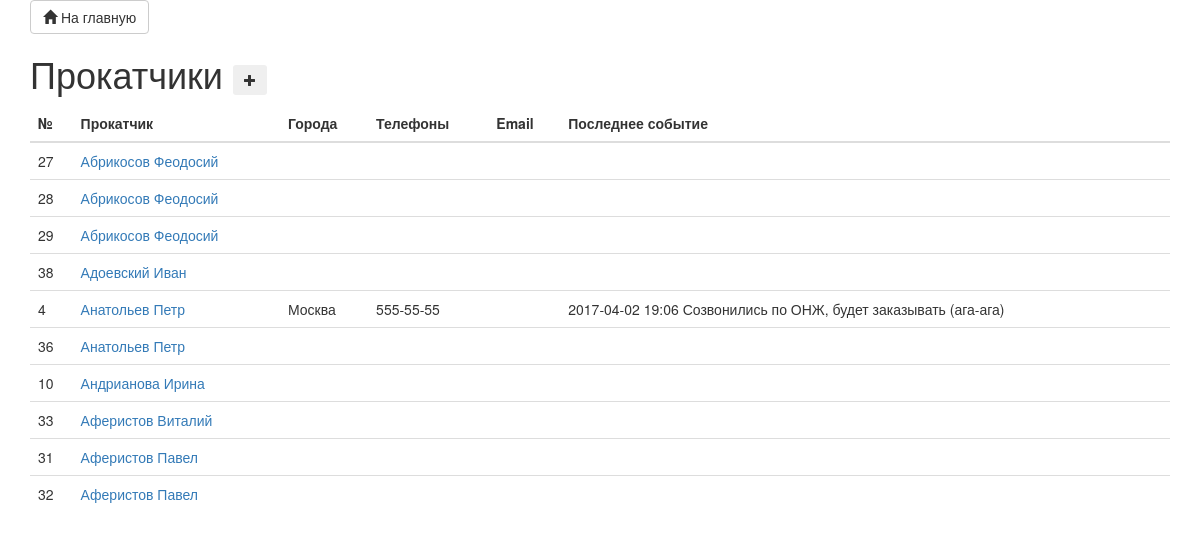
The page /crm/contacts/ on the database as committed earlier.
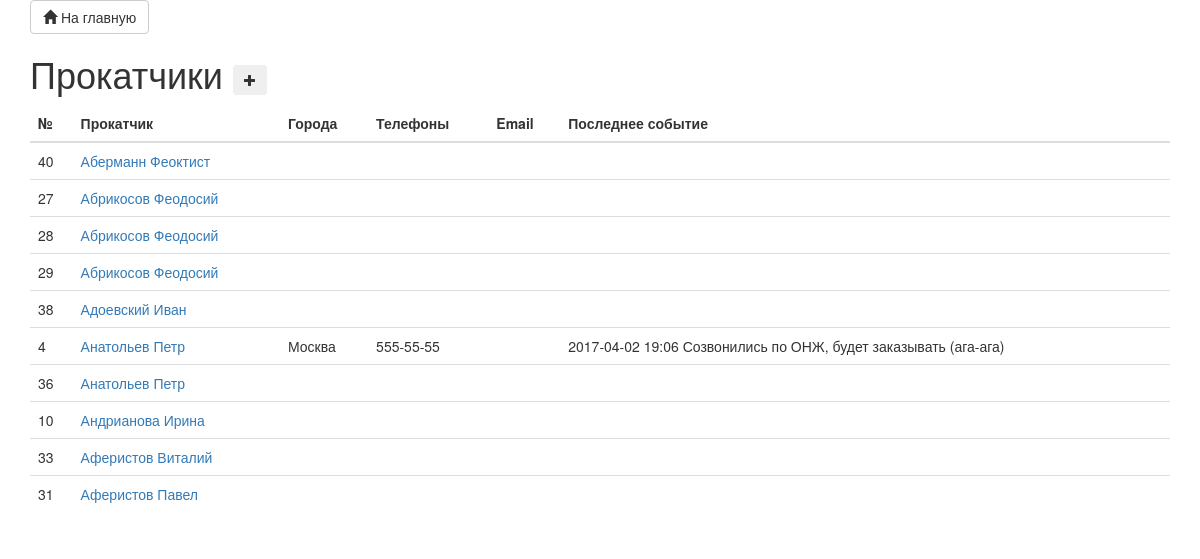
The same page on the database as committed later.
### contlog/models.py (models this page shows, shortened)
class Contact(models.Model):
    name = models.CharField("имя", max_length=250, db_index=True)
    places = models.CharField("города", max_length=250, db_index=True, blank=True)
    phones = models.CharField("телефоны", max_length=250, db_index=True, blank=True)
    email = models.EmailField("email", max_length=250, db_index=True, blank=True)
    requisites = models.TextField("реквизиты", blank=True)
    comments = models.TextField("комментарии", blank=True)
    lastevent = models.CharField("последнее событие", max_length=250, db_index=True, blank=True, editable=False)
    class Meta:
        ordering = ["name"]
        verbose_name = "Прокатчик"
        verbose_name_plural = "Прокатчики"

### contlog/views.py (the view)
class ContactsView(TemplateView):
    template_name = 'contlog/contacts.html'
    contacts = Contact.objects.all() #view.contacts
    def get(self, request, *args, **kwargs):
        self.paginator = Paginator(self.contacts, 10)
        page = request.GET.get('page')
        try:
            self.contacts = self.paginator.page(page)
            self.number = int(page)
        except PageNotAnInteger:
            self.number = 1
            self.contacts = self.paginator.page(self.number)
        except EmptyPage:
            self.number = self.paginator.num_pages
            self.contacts = self.paginator.page(self.number)
        return super(ContactsView, self).get(request, *args, **kwargs)

### contlog/templates/contlog/contacts.html (shortened to what this page needs)
{% extends 'contlog/base.html' %}
{% load static %}
{% block title %}Прокатчики
<button type="button" class="btn btn-sm js-create-cnt" data-url="{% url 'create_contact' %}">
          <span class="glyphicon glyphicon-plus"></span>
          </button>
{% endblock %}
{% block content %}
<table class="table" id="contacts-table">
    <thead>
      <tr>
        <th>№</th>
        <th>Прокатчик</th>
        <th>Города</th>
        <th>Телефоны</th>
        <th>Email</th>
        <th>Последнее событие</th>
      </tr>
    </thead>
    <tbody>
      {% for cnt in view.contacts %}
        <tr>
          <td>{{ cnt.id }}</td>
          <td><a href="{% url 'edit_contact' cnt.id %}">{{ cnt.name }}</a></td>
          <td>{{ cnt.places }}</td>
          <td>{{ cnt.phones }}</td>
          <td>{{ cnt.email }}</td>
          <td>{{ cnt.lastevent }}</td>
        </tr>
      {% empty %}
        <tr>
          <td colspan="7" class="text-center bg-warning">Нет прокатчиков</td>
        </tr>
      {% endfor %}
    </tbody>
  </table>
  {% load bootstrap3 %}
{% endblock %}

### contlog/templates/contlog/base.html (shortened to what this page needs)
<!DOCTYPE html>
{% load static %}
{% load bootstrap3 %}
<html{% if LANGUAGE_CODE %} lang="{{ LANGUAGE_CODE }}"{% endif %}>
<head>
    {% bootstrap_css %}
</head>
<body>
{% block bootstrap3_content %}
    <div class="container">
        <p>
            <a class="btn btn-default" href="{% url 'home' %}" role="button">
                <span class="glyphicon glyphicon-home" aria-hidden="true"></span>
                На главную
            </a>
        </p>
        <h1>{% block title %}(no title){% endblock %}</h1>
        {% block content %}(no content){% endblock %}
{% endblock %}
</body>
</html>

Rows that differ between the two databases and show on the page:
no longer on this page (row unchanged): Contact: id "32", name "Аферистов Павел"
added Contact: id "40", name "Аберманн Феоктист"
